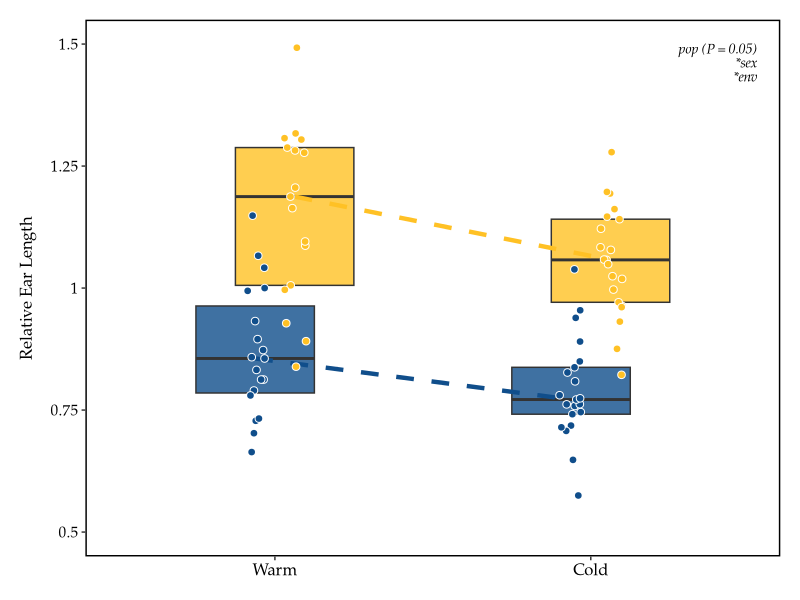
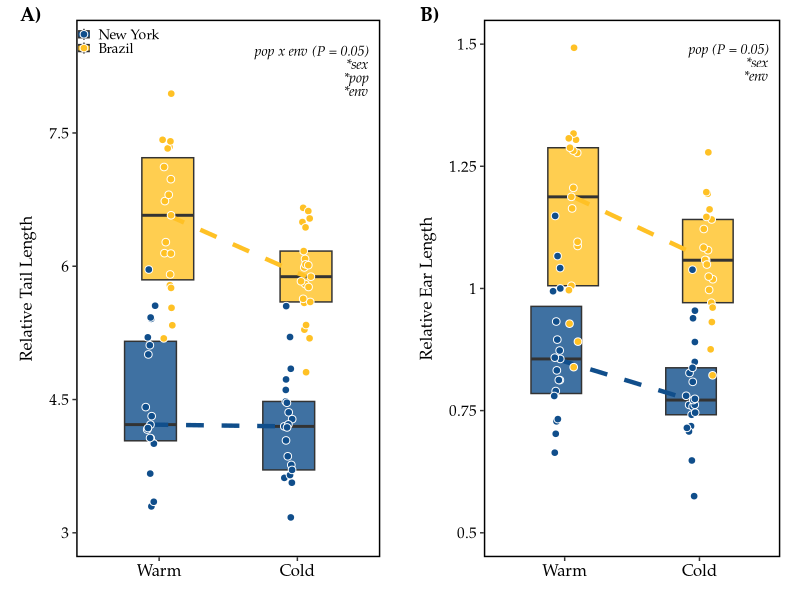
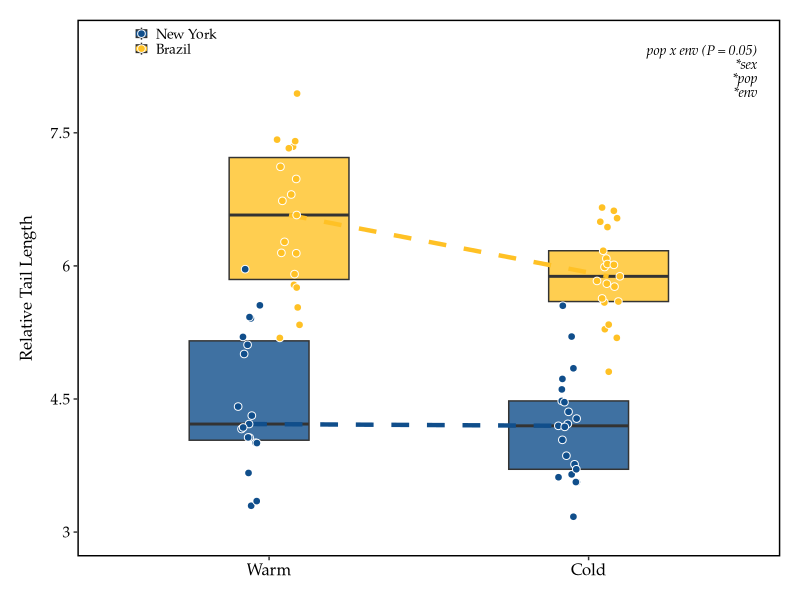

Source code (R) for these figures, in order: (Note: this script raises an error after producing the figures.)
#!/usr/bin/env Rscript --vanilla

##############################################################

# Author: Mallory A. Ballinger

# This script plots reaction norms of relative extremity lengths of New York
# and Brazil mice across environments (i.e. common garden experiment #2.)
# This script generates Fig. 5 in Ballinger_AmNat_2021.


##############################################################
# Required packages
##############################################################

rm(list = ls()) # clears R's environment
library(tidyverse)
library(here)
library(cowplot)
library(glue)
library(ggtext)

set.seed(19910118) # so that jitter plots stay in same jittered positions


##############################################################
# Import data
##############################################################

PostDissectionMetaData <- read_csv(here("data/processed/PostDissectionMetaData.csv")) %>%
  select(-1) %>% # removes first column
  mutate(Sex = fct_relevel(Sex, "Male", "Female")) %>% # put males before females
  mutate(Population = fct_relevel(Population, "New York", "Brazil")) %>% # put evolved cold pop first
  mutate(Line = fct_relevel(Line, "SARA", "SARB", "MANA", "MANB")) %>% # put evolved cold lines first
  mutate(Environment = fct_relevel(Environment, "Warm", "Cold" )) %>% # put warm before cold (evolved before plasticity)
  mutate(RelativeTail = ((Final_Tail_Length_mm) / (Body_Weight_g)))


##############################################################
# Calculate relative lengths for plotting
##############################################################

# Based on outlier tests (see 'code/model_RXNs_relative.R'), any ear length
# greater than 17mm is an extreme outlier

PostDissection_filtered <- PostDissectionMetaData %>%
  mutate(Ear_Length_mm = ifelse(Ear_Length_mm > 17, NA, Ear_Length_mm)) %>%
  mutate(RelativeEar = ((Ear_Length_mm) / (Body_Weight_g)))


##############################################################
# Get values from statistical analyses
##############################################################

# Refer to ./model_RXNs_relative.R for model comparisons and statistical analyses


TL_deets <- ("pop x env (*P* = 0.05)<br>\
              &#42;sex<br>\
              &#42;pop<br>\
              &#42;env")


EL_deets <- glue("pop (*P* = 0.05)<br>\
                  &#42;sex<br>\
                  &#42;env")


##############################################################
# Plot rxn norm plots (tail length & ear length)
##############################################################

TLrxn <-
  ggplot(data=PostDissectionMetaData, aes(x=Environment, y=RelativeTail)) +
  geom_boxplot(aes(fill = Population), position = position_dodge(width=0.25), alpha=0.8, size = 0.5, outlier.shape = NA, notch = FALSE, coef=0) +
  stat_summary(
    fun = median,
    geom = 'line',
    aes(group = Population, color = Population),
    position = position_dodge(width = 0.25) , size=1.5, alpha = 1.2, linetype = "dashed") +
  geom_point(aes(fill = Population), position = position_jitterdodge(jitter.width = 0.15, dodge.width=0.25), alpha=5, size=2.25, shape=21, color = "white") +
  scale_color_manual(values=rep(c("dodgerblue4", "goldenrod1"))) +
  scale_fill_manual(values=rep(c("dodgerblue4", "goldenrod1"))) +
  scale_y_continuous(breaks = seq(from=3, to=8.5, by=1.5), labels = seq(from=3, to=8.5, by=1.5), limits = c(3,8.5)) +
  theme_bw() + 
  theme(panel.border = element_rect(color = "black", fill = NA, size = 1),
        panel.grid.major = element_blank(), panel.grid.minor = element_blank(),
        axis.title.x = element_blank(),
        axis.title.y = element_text(margin = margin(r = 10), size = 12, family = "Palatino"),
        axis.text.x = element_text(size = 12, color = "black", family = "Palatino"),
        axis.text.y = element_text(size = 11, color = "black", family = "Palatino"),
        legend.position = c(0.14, 0.96),
        legend.background = element_blank(),
        legend.box.background = element_blank(),
        legend.key = element_blank(),
        legend.key.height = unit(0.35, "cm"),
        legend.key.width = unit(0.35, "cm"),
        legend.text = element_text(size=10, family = "Palatino"),
        legend.title = element_blank(),
        plot.tag = element_markdown(family = "Palatino", size = 10, face = "italic", hjust = 1),
        plot.tag.position = c(0.97,0.905),
        plot.title = element_markdown(family = "Palatino"),
        plot.margin = unit(c(0.5, 0.5, 0.5, 0.5), "cm")) +
  labs(x = "",
       y = "Relative Tail Length",
       tag = TL_deets)


ELrxn <-
  ggplot(data=PostDissection_filtered, aes(x=Environment, y=RelativeEar)) +
  geom_boxplot(aes(fill = Population), position = position_dodge(width=0.25), alpha=0.8, size = 0.5, outlier.shape = NA, notch = FALSE, coef=0) +
  stat_summary(
    fun = median,
    geom = 'line',
    aes(group = Population, color = Population),
    position = position_dodge(width = 0.25) , size=1.5, alpha = 1.2, linetype = "dashed") +
  geom_point(aes(fill = Population), position = position_jitterdodge(jitter.width = 0.15, dodge.width=0.25), alpha=5, size=2.25, shape=21, color = "white") +
  scale_color_manual(values=rep(c("dodgerblue4", "goldenrod1"))) +
  scale_fill_manual(values=rep(c("dodgerblue4", "goldenrod1"))) +
  scale_y_continuous(breaks = seq(from=0.5, to=1.5, by=0.25), labels = seq(from=0.5, to=1.5, by=0.25), limits = c(0.5,1.5)) +
  theme_bw() + 
  theme(panel.border = element_rect(color = "black", fill = NA, size = 1),
        panel.grid.major = element_blank(), panel.grid.minor = element_blank(),
        axis.title.x = element_blank(),
        axis.title.y = element_text(margin = margin(r = 10), size = 12, family = "Palatino"),
        axis.text.x = element_text(size = 12, color = "black", family = "Palatino"),
        axis.text.y = element_text(size = 11, color = "black", family = "Palatino"),
        legend.position = 'none',
        plot.tag = element_markdown(family = "Palatino", size = 10, face = "italic", hjust = 1),
        plot.tag.position = c(0.97,0.92),
        plot.title = element_markdown(family = "Palatino"),
        plot.margin = unit(c(0.5, 0.5, 0.5, 0.5), "cm")) +
  labs(x = "",
       y = "Relative Ear Length",
       tag = EL_deets)


Extremities <- cowplot::plot_grid(TLrxn, ELrxn, ncol = 2, nrow = 1, labels = c('A)', 'B)'), label_fontfamily = "Palatino",
                   align = 'h', label_size = 14, label_x = 0.05, hjust = 0)

#ggsave("results/figures/RXNs_Extremities_relative.tiff", height = 4, width = 8.5, compression = "lzw")
ggsave("results/figures/RXNs_Extremities_relative.pdf", height = 4, width = 8.5)
